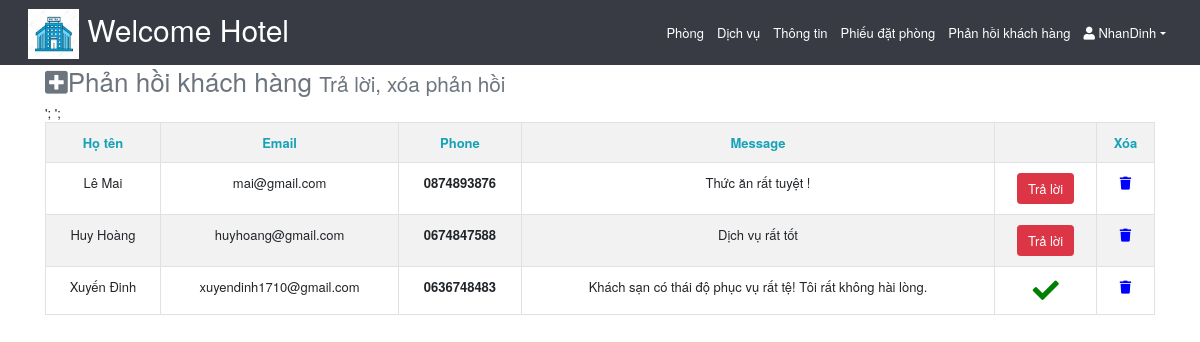
The app's page /includes/admin-feedback.inc.php (signed in) with its own data.
### tables this page shows
CREATE TABLE `feedback` (
  `id` int(11) NOT NULL,
  `Ten` varchar(50) NOT NULL,
  `Phone` varchar(20) NOT NULL,
  `Email` varchar(255) NOT NULL,
  `Message` mediumtext NOT NULL,
  `Trangthai` tinyint(1) NOT NULL
);

### includes/admin-feedback.inc.php (the view, shortened to what this page needs)
<?php
    require_once('dbh.inc.php');
    if(!isset($_SESSION['idadmin'])) {header("Location:loginAdmin.inc.php") ;}
    else {
	require_once('header_Admin.inc.php');
 ?>
<div class="container-fluid body-section container">
    <div class="row">
        <div class="col-md-12">
            <h2 class="text-secondary"><i class="fa fa-plus-square"></i>Phản hồi khách hàng <small>Trả lời, xóa phản hồi</small></h2>
                    <table class="table table-bordered table-striped text-center">
                        <tr class="text-info" >
                        	<th>Họ tên</th>
                        	<th>Email</th>
                        	<th>Phone</th>
                        	<th>Message</th>
                        	<th></th>
                        	<th>Xóa</th>
                        </tr>
                        <?php
                        	$sql = "SELECT id,Ten,Email,Phone,Message,Trangthai FROM feedback ORDER BY Trangthai";
                        	$stmt= $conn -> prepare($sql);
	    					$stmt->execute();
	    					$run =$stmt->get_result();
	    					if(mysqli_num_rows($run) > 0){
                                while($row = mysqli_fetch_array($run)){
                        ?>
                        	<tr>
                        		<td><?php echo $row['Ten'];?> </td>
                        		<td><?php echo $row['Email'];?></td>
                        		<td><b><?php echo $row['Phone']; ?></b></td>
                        		<td><?php echo $row['Message']; ?></td>
                        		<?php if(!$row['Trangthai']){ ?>
                        				<td>
		                        			<form action="sendmail-AnsCus.inc.php" method = "post">
		                        			<button type="submit" class="btn btn-danger" name="ans">Trả lời</button>
		                        			</form>
                        				</td>';
                        		<?php } else {
                        			echo'<td><i class="fas fa-check fa-2x" style="color:green;"></i></td>';
                        		} ?>
                        		<td><a href="admin-feedback.inc.php?action=delete&id=<?php echo $row['id'] ?>" onclick="return confirm('Bạn thực sự muốn xóa?')"><i class="fas fa-trash" style="color:blue"></i></a></td>
                        	</tr>
                        <?php        }
                            }
                         ?>
                    </table>
        </div>
    </div>
</div>
 <?php mysqli_close($conn);} ?>

### css/style.css (style rules this page uses)
html,body { width: 100%; height:100%; font-family: "Helvetica Neue", Arial; font-size: 13px; }

### records on screen
feedback: Ten "Lê Mai", Email "mai@gmail.com", Phone "0874893876", Message "Thức ăn rất tuyệt !"
feedback: Ten "Huy Hoàng", Email "huyhoang@gmail.com", Phone "0674847588", Message "Dịch vụ rất tốt"
feedback: Ten "Xuyến Đinh", Email "xuyendinh1710@gmail.com", Phone "0636748483", Message "Khách sạn có thái độ phục vụ rất tệ! Tôi rất không hài lòng.", Trangthai 1 (drawn)

### other values on screen
$_SESSION['admin'] "NhanDinh"
